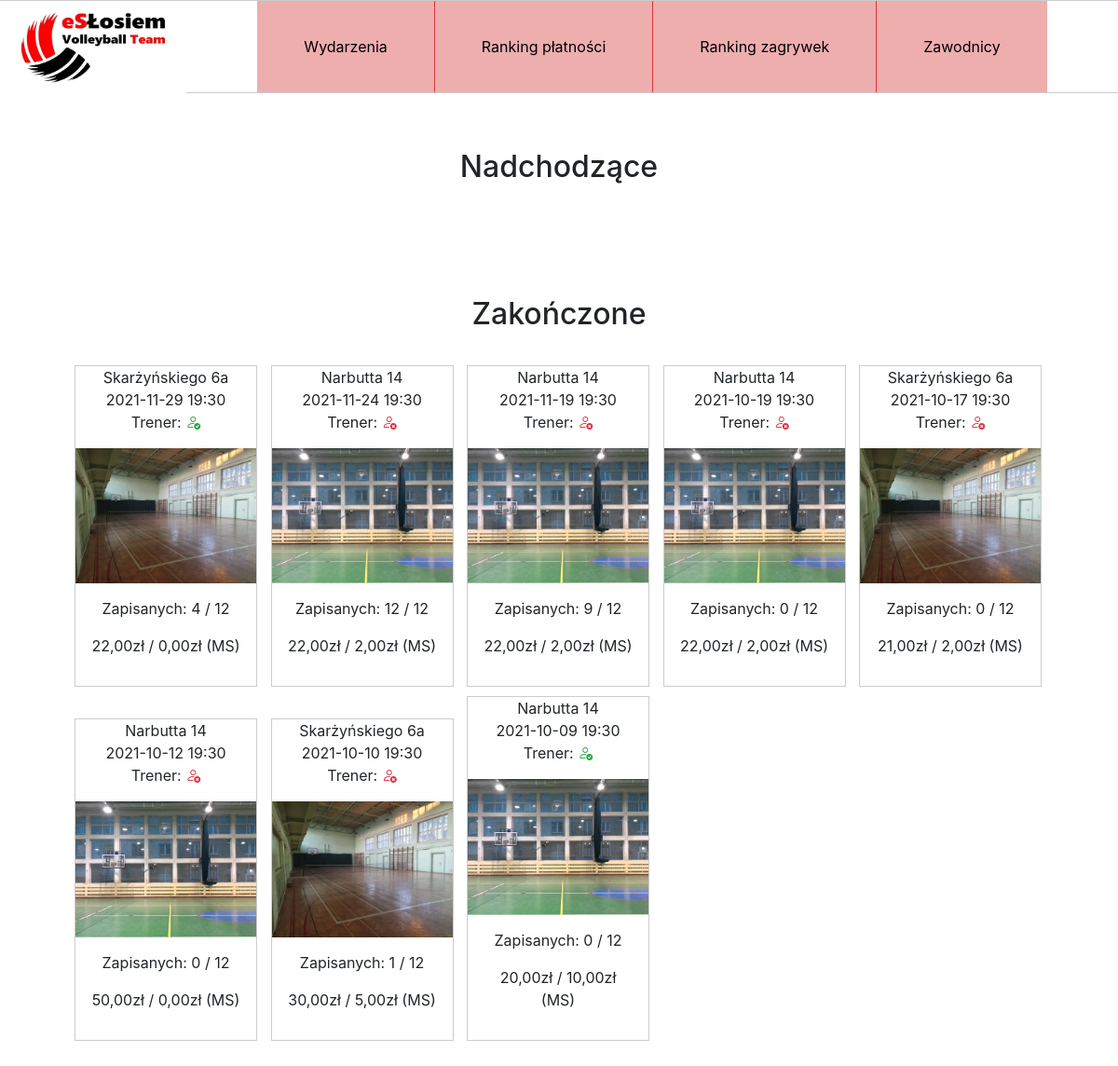
The app's page /, older data.
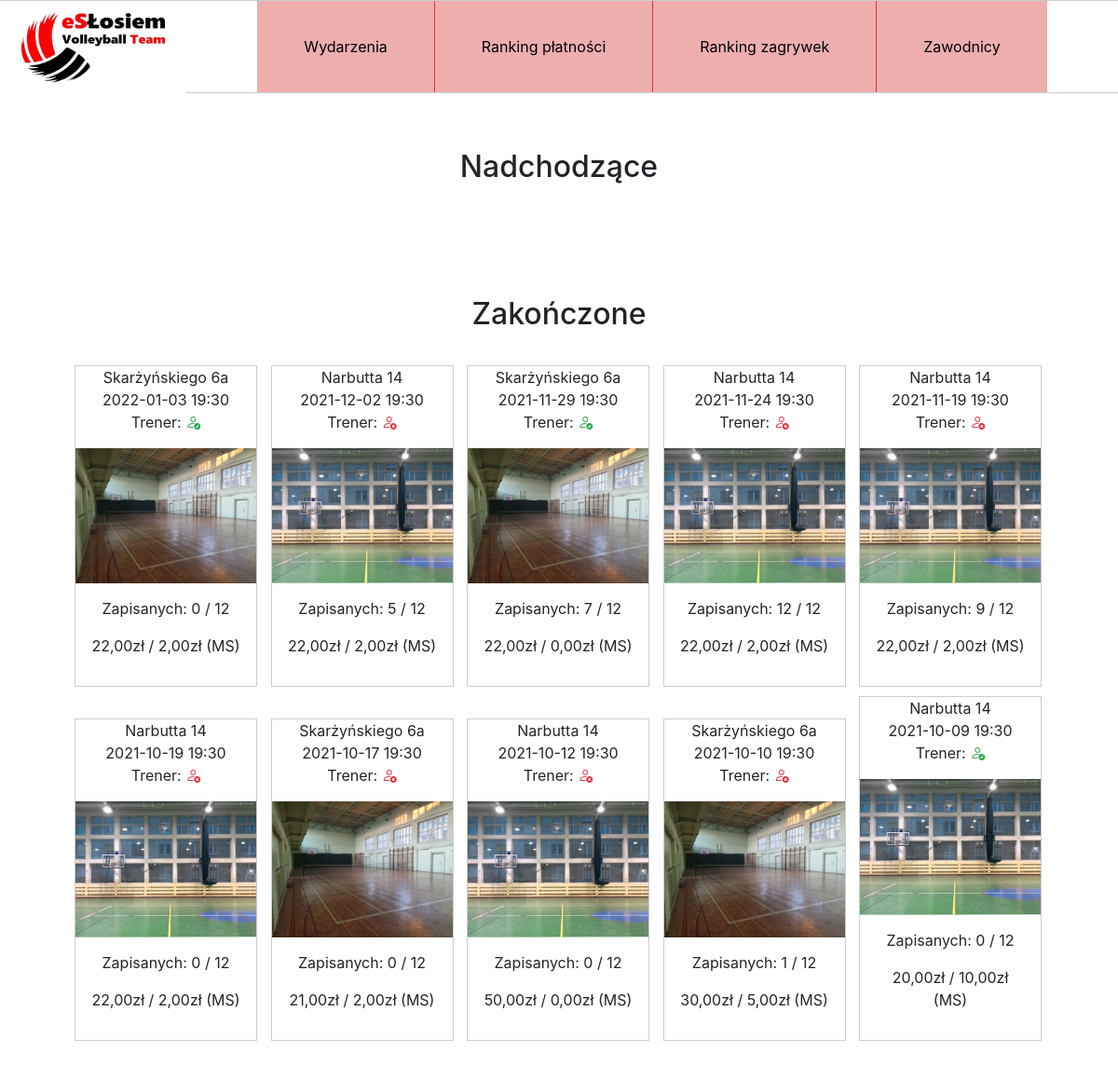
The same page, newer data.
### zapisy/models.py (models this page shows, shortened)
class Event(models.Model):
    date = models.DateTimeField()
    duration = models.DurationField()
    location = models.ForeignKey("Localization", on_delete=models.SET_NULL, blank=True, null=True, default=None)
    price = models.FloatField()
    price_multisport = models.FloatField(default=0)
    player_slots = models.IntegerField(default=12)
    coach = models.BooleanField(default=False)
    cancelled = models.BooleanField(default=False)

class Localization(models.Model):
    address = models.CharField(max_length=32)
    image = models.ImageField(upload_to='localizations')

### zapisy/views.py (the view)
# urls.py: path('', views.AllEventsView.as_view(), name='events'),
class AllEventsView(ListView):
    model = Event
    template_name = "zapisy/events.html"
    def get_context_data(self, **kwargs):
        context = super().get_context_data(**kwargs)
        events = Event.objects.annotate(num_signed=Count(Case(When(entry__reserve=False, then=1), output_field=IntegerField())),
                                        num_reserve=Count(Case(When(entry__reserve=True, then=1), output_field=IntegerField())),
                                        num_paid=Count(Case(When(Q(entry__paid=True) & Q(entry__serves_paid=True), then=1), output_field=IntegerField())))
        context['upcoming'] = events.filter(date__gte=datetime.now())
        context['ended'] = events.filter(date__lte=datetime.now(), cancelled=False).order_by('-date')
        return context

### zapisy/templatetags/filters.py (called while the page is built)
@register.filter
def show_date(date):
    return date.strftime('%Y-%m-%d %H:%M')

@register.filter
def show_price(value):
    return str("{:.2f}".format(value)).replace(".", ",") + 'zł'

### templates/zapisy/events.html (shortened to what this page needs)
{% extends "zapisy/base.html" %}
{% load static %}
{% load filters %}
  {% block content %}
  <div class="center">
    <h2 class="center">Nadchodzące</h2>
  </div>
    <div class="center">
    <h2 class="center">Zakończone</h2>
    {% for event in ended %}
      <div class="gallery">
        <p>
          {{event.location.address}} <br>
          {{event.date|show_date}} <br>
          {% if event.coach %}
            Trener: <i class="bi bi-person-check text-success"></i>
          {% else %}
            Trener: <i class="bi bi-person-x text-danger"></i>
          {% endif %}
        </p>
        <a href="{% url 'event' event.id %}">
          <img src="{{ event.location.image.url }}" alt="Cinque Terre" width="600" height="400">
        </a>
        {% if event.cancelled %}
          <div class="desc">
            <p class="red">ODWOŁANE</p>
          </div>
        {% else %}
          <div class="desc">
            <p>Zapisanych: {{event.num_signed}} / {{event.player_slots}}</p>
            <p>{{event.price|show_price}} / {{event.price_multisport|show_price}} (MS)</p>
          </div>
        {% endif %}
      </div>
    {% endfor %}
    </div>
  {% endblock %}

### templates/zapisy/base.html (shortened to what this page needs)
<!DOCTYPE html5>
{% load static %}
<html lang="en" dir="ltr">
  <head>
    <link rel="stylesheet" href="https://cdn.jsdelivr.net/npm/bootstrap@4.6.0/dist/css/bootstrap.min.css">
    <link rel="stylesheet" href="{% static "zapisy/css/style.css" %}"/>
    <link rel="stylesheet" href="https://cdn.jsdelivr.net/npm/bootstrap-icons@1.7.1/font/bootstrap-icons.css">
  </head>
  <body>
    <div class="header">
    <div id="logo">
      <img src="{% get_media_prefix %}logo.jpg" alt="Cinque Terre" width="200" height="100">
    </div>
    <div id="navbar">
      <nav class="nav">
        <ul>
          <li class="nav-item">
            <a class="nav-link" href="{% url 'events' %}">Wydarzenia</a>
          </li>
          <li class="nav-item">
            <a class="nav-link" href="{% url 'hof' %}">Ranking płatności</a>
          </li>
          <li class="nav-item">
            <a class="nav-link" href="{% url 'serve_rank' %}">Ranking zagrywek</a>
          </li>
          <li class="nav-item">
            <a class="nav-link" href="{% url 'player_list' %}">Zawodnicy</a>
          </li>
        </ul>
      </nav>
    </div>
    </div>
    <div class="container">
    {% block content %}
    {% endblock %}
    </div>
  </body>
</html>

### static/zapisy/css/style.css (style rules this page uses)
body { margin: 0; padding: 0; }
div { margin: 0 auto; text-align: center; justify-content: center; }
.header { height: 100px; border:1px solid #ccc; border-width:1px 0; }
#logo { float:left; width: 200px; }
.nav { list-style:none; margin:0; padding:0; text-align:center; display: flex; justify-content: center; }
.nav ul { list-style-type: none; margin: 0; padding: 0; overflow: hidden; background-color: rgb(238, 174, 174); }
.nav li { display:inline; display: inline; color: white; text-align: center; padding: 27px 40px; text-decoration: none; float: left; border-right: 1px solid rgb(219, 52, 52); }
.nav li:last-child { border-right: none; }
.nav a { display:inline-block; padding:10px; opacity: 1; color: black; }
.center { margin: auto; padding: 30px; justify-content: center; text-align: left; }
div.gallery { margin: 5px; border: 1px solid #ccc; display: inline-block; width: 196px; }
div.gallery img { width: 100%; height: auto; }
div.desc { padding: 15px; text-align: center; }
li { display: inline; }
h2.center { text-align: center; }

Row changes from the older to the newer data that the page shows:
added Event: location.address "Skarżyńskiego 6a", date|show_date "2022-01-03 19:30", shows "Trener:", coach True (drawn), location.image (picture), num_signed "0", player_slots "12", price|show_price "22,00zł", price_multisport|show_price "2,00zł"
added Event: location.address "Narbutta 14", date|show_date "2021-12-02 19:30", shows "Trener:", coach False (drawn), location.image (picture), num_signed "5", player_slots "12", price|show_price "22,00zł", price_multisport|show_price "2,00zł"
computed for Event (number 3 of 10 on the later page): num_signed "4" → "7"
